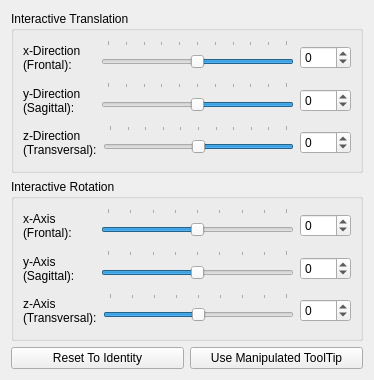
<?xml version="1.0" encoding="UTF-8"?>
<ui version="4.0">
 <class>QmitkInteractiveTransformationWidgetControls</class>
 <widget class="QWidget" name="QmitkInteractiveTransformationWidgetControls">
  <property name="geometry">
   <rect>
    <x>0</x>
    <y>0</y>
    <width>374</width>
    <height>380</height>
   </rect>
  </property>
  <property name="windowTitle">
   <string>Form</string>
  </property>
  <layout class="QGridLayout" name="gridLayout_3">
   <item row="0" column="0" colspan="2">
    <widget class="QGroupBox" name="interactiveTranslationBox">
     <property name="title">
      <string>Interactive Translation</string>
     </property>
     <layout class="QGridLayout" name="gridLayout">
      <item row="0" column="0">
       <layout class="QVBoxLayout" name="verticalLayout_2">
        <item>
         <layout class="QHBoxLayout" name="horizontalLayout_7">
          <item>
           <widget class="QLabel" name="xTranslationLabel_2">
            <property name="font">
             <font>
              <weight>50</weight>
              <bold>false</bold>
             </font>
            </property>
            <property name="text">
             <string>x-Direction
(Frontal):       </string>
            </property>
            <property name="wordWrap">
             <bool>false</bool>
            </property>
           </widget>
          </item>
          <item>
           <widget class="QSlider" name="m_XTransSlider">
            <property name="sizePolicy">
             <sizepolicy hsizetype="Expanding" vsizetype="Expanding">
              <horstretch>0</horstretch>
              <verstretch>0</verstretch>
             </sizepolicy>
            </property>
            <property name="cursor">
             <cursorShape>ArrowCursor</cursorShape>
            </property>
            <property name="toolTip">
             <string/>
            </property>
            <property name="minimum">
             <number>-500</number>
            </property>
            <property name="maximum">
             <number>500</number>
            </property>
            <property name="singleStep">
             <number>1</number>
            </property>
            <property name="orientation">
             <enum>Qt::Horizontal</enum>
            </property>
            <property name="invertedAppearance">
             <bool>true</bool>
            </property>
            <property name="invertedControls">
             <bool>false</bool>
            </property>
            <property name="tickPosition">
             <enum>QSlider::TicksAbove</enum>
            </property>
            <property name="tickInterval">
             <number>100</number>
            </property>
           </widget>
          </item>
          <item>
           <widget class="QSpinBox" name="m_XTransSpinBox">
            <property name="minimum">
             <number>-500</number>
            </property>
            <property name="maximum">
             <number>500</number>
            </property>
           </widget>
          </item>
         </layout>
        </item>
        <item>
         <layout class="QHBoxLayout" name="horizontalLayout_8">
          <item>
           <widget class="QLabel" name="yTranslationLabel_2">
            <property name="font">
             <font>
              <weight>50</weight>
              <bold>false</bold>
             </font>
            </property>
            <property name="text">
             <string>y-Direction
(Sagittal):      </string>
            </property>
            <property name="wordWrap">
             <bool>false</bool>
            </property>
           </widget>
          </item>
          <item>
           <widget class="QSlider" name="m_YTransSlider">
            <property name="sizePolicy">
             <sizepolicy hsizetype="Expanding" vsizetype="Expanding">
              <horstretch>0</horstretch>
              <verstretch>0</verstretch>
             </sizepolicy>
            </property>
            <property name="minimum">
             <number>-500</number>
            </property>
            <property name="maximum">
             <number>500</number>
            </property>
            <property name="orientation">
             <enum>Qt::Horizontal</enum>
            </property>
            <property name="invertedAppearance">
             <bool>true</bool>
            </property>
            <property name="tickPosition">
             <enum>QSlider::TicksAbove</enum>
            </property>
            <property name="tickInterval">
             <number>100</number>
            </property>
           </widget>
          </item>
          <item>
           <widget class="QSpinBox" name="m_YTransSpinBox">
            <property name="minimum">
             <number>-500</number>
            </property>
            <property name="maximum">
             <number>500</number>
            </property>
            <property name="value">
             <number>0</number>
            </property>
           </widget>
          </item>
         </layout>
        </item>
        <item>
         <layout class="QHBoxLayout" name="horizontalLayout_9">
          <item>
           <widget class="QLabel" name="zTranslationLabel_2">
            <property name="font">
             <font>
              <weight>50</weight>
              <bold>false</bold>
             </font>
            </property>
            <property name="text">
             <string>z-Direction
(Transversal):</string>
            </property>
            <property name="wordWrap">
             <bool>false</bool>
            </property>
           </widget>
          </item>
          <item>
           <widget class="QSlider" name="m_ZTransSlider">
            <property name="sizePolicy">
             <sizepolicy hsizetype="Expanding" vsizetype="Expanding">
              <horstretch>0</horstretch>
              <verstretch>0</verstretch>
             </sizepolicy>
            </property>
            <property name="minimum">
             <number>-500</number>
            </property>
            <property name="maximum">
             <number>500</number>
            </property>
            <property name="sliderPosition">
             <number>0</number>
            </property>
            <property name="orientation">
             <enum>Qt::Horizontal</enum>
            </property>
            <property name="invertedAppearance">
             <bool>true</bool>
            </property>
            <property name="tickPosition">
             <enum>QSlider::TicksAbove</enum>
            </property>
            <property name="tickInterval">
             <number>100</number>
            </property>
           </widget>
          </item>
          <item>
           <widget class="QSpinBox" name="m_ZTransSpinBox">
            <property name="minimum">
             <number>-500</number>
            </property>
            <property name="maximum">
             <number>500</number>
            </property>
            <property name="singleStep">
             <number>1</number>
            </property>
           </widget>
          </item>
         </layout>
        </item>
       </layout>
      </item>
     </layout>
    </widget>
   </item>
   <item row="1" column="0" colspan="2">
    <widget class="QGroupBox" name="interactiveRotationBox">
     <property name="title">
      <string>Interactive Rotation</string>
     </property>
     <layout class="QGridLayout" name="gridLayout_2">
      <item row="0" column="0">
       <layout class="QVBoxLayout" name="verticalLayout_5">
        <item>
         <layout class="QHBoxLayout" name="horizontalLayout_11">
          <item>
           <widget class="QLabel" name="xRotationLabel">
            <property name="font">
             <font>
              <weight>50</weight>
              <bold>false</bold>
             </font>
            </property>
            <property name="text">
             <string>x-Axis
(Frontal):       </string>
            </property>
            <property name="wordWrap">
             <bool>false</bool>
            </property>
           </widget>
          </item>
          <item>
           <widget class="QSlider" name="m_XRotSlider">
            <property name="sizePolicy">
             <sizepolicy hsizetype="Expanding" vsizetype="Expanding">
              <horstretch>0</horstretch>
              <verstretch>0</verstretch>
             </sizepolicy>
            </property>
            <property name="cursor">
             <cursorShape>ArrowCursor</cursorShape>
            </property>
            <property name="toolTip">
             <string/>
            </property>
            <property name="minimum">
             <number>-180</number>
            </property>
            <property name="maximum">
             <number>180</number>
            </property>
            <property name="orientation">
             <enum>Qt::Horizontal</enum>
            </property>
            <property name="tickPosition">
             <enum>QSlider::TicksAbove</enum>
            </property>
            <property name="tickInterval">
             <number>45</number>
            </property>
           </widget>
          </item>
          <item>
           <widget class="QSpinBox" name="m_XRotSpinBox">
            <property name="minimum">
             <number>-180</number>
            </property>
            <property name="maximum">
             <number>180</number>
            </property>
           </widget>
          </item>
         </layout>
        </item>
        <item>
         <layout class="QHBoxLayout" name="horizontalLayout_12">
          <item>
           <widget class="QLabel" name="yRotationLabel">
            <property name="font">
             <font>
              <weight>50</weight>
              <bold>false</bold>
             </font>
            </property>
            <property name="text">
             <string>y-Axis
(Sagittal):      </string>
            </property>
            <property name="wordWrap">
             <bool>false</bool>
            </property>
           </widget>
          </item>
          <item>
           <widget class="QSlider" name="m_YRotSlider">
            <property name="sizePolicy">
             <sizepolicy hsizetype="Expanding" vsizetype="Expanding">
              <horstretch>0</horstretch>
              <verstretch>0</verstretch>
             </sizepolicy>
            </property>
            <property name="minimum">
             <number>-180</number>
            </property>
            <property name="maximum">
             <number>180</number>
            </property>
            <property name="orientation">
             <enum>Qt::Horizontal</enum>
            </property>
            <property name="tickPosition">
             <enum>QSlider::TicksAbove</enum>
            </property>
            <property name="tickInterval">
             <number>45</number>
            </property>
           </widget>
          </item>
          <item>
           <widget class="QSpinBox" name="m_YRotSpinBox">
            <property name="minimum">
             <number>-180</number>
            </property>
            <property name="maximum">
             <number>180</number>
            </property>
           </widget>
          </item>
         </layout>
        </item>
        <item>
         <layout class="QHBoxLayout" name="horizontalLayout_10">
          <item>
           <widget class="QLabel" name="zRotationLabel">
            <property name="font">
             <font>
              <weight>50</weight>
              <bold>false</bold>
             </font>
            </property>
            <property name="text">
             <string>z-Axis
(Transversal):</string>
            </property>
            <property name="wordWrap">
             <bool>false</bool>
            </property>
           </widget>
          </item>
          <item>
           <widget class="QSlider" name="m_ZRotSlider">
            <property name="sizePolicy">
             <sizepolicy hsizetype="Expanding" vsizetype="Expanding">
              <horstretch>0</horstretch>
              <verstretch>0</verstretch>
             </sizepolicy>
            </property>
            <property name="minimum">
             <number>-180</number>
            </property>
            <property name="maximum">
             <number>180</number>
            </property>
            <property name="orientation">
             <enum>Qt::Horizontal</enum>
            </property>
            <property name="tickPosition">
             <enum>QSlider::TicksAbove</enum>
            </property>
            <property name="tickInterval">
             <number>45</number>
            </property>
           </widget>
          </item>
          <item>
           <widget class="QSpinBox" name="m_ZRotSpinBox">
            <property name="minimum">
             <number>-180</number>
            </property>
            <property name="maximum">
             <number>180</number>
            </property>
           </widget>
          </item>
         </layout>
        </item>
       </layout>
      </item>
     </layout>
    </widget>
   </item>
   <item row="2" column="0">
    <widget class="QPushButton" name="m_ResetPB">
     <property name="text">
      <string>Reset To Identity</string>
     </property>
    </widget>
   </item>
   <item row="2" column="1">
    <widget class="QPushButton" name="m_UseManipulatedToolTipPB">
     <property name="text">
      <string>Use Manipulated ToolTip</string>
     </property>
    </widget>
   </item>
  </layout>
 </widget>
 <resources/>
 <connections/>
</ui>
